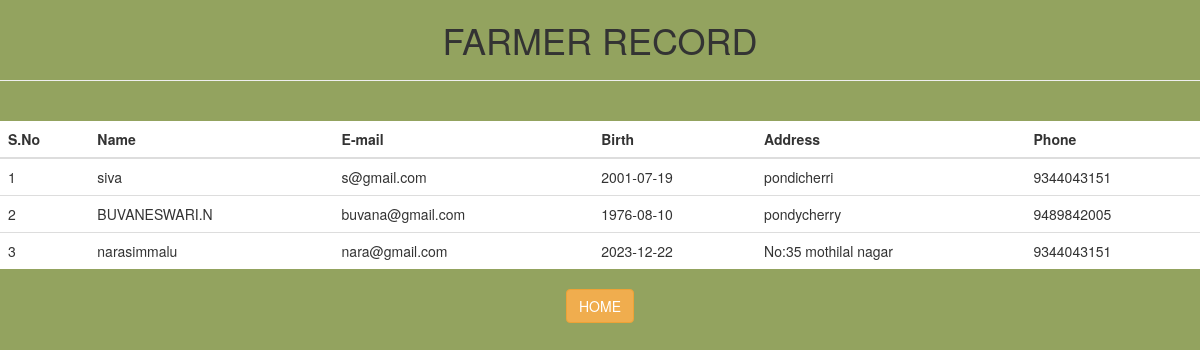
The app's page /v, older data.
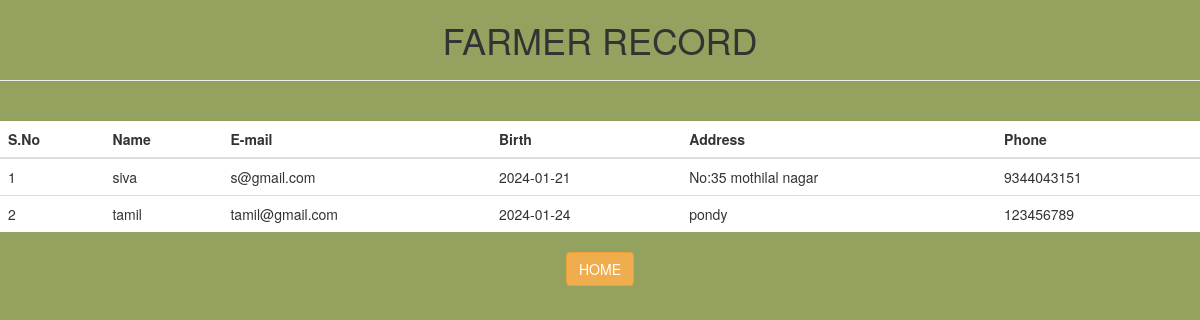
The same page, newer data.
### tables this page shows
CREATE TABLE customers (pid integer primary key,name text,
            email varchar(20),birth date,address text,phone integer);

### web.py (the view)
@app.route('/v')
def v():
    con=sqlite3.connect('data2.db')
    con.row_factory=sqlite3.Row
    cur=con.cursor()
    cur.execute("select  * from customers")
    data=cur.fetchall()
    con.close()
    return render_template('v.html',data=data)

### templates/v.html (shortened to what this page needs)
<!DOCTYPE html>
<html lang="en">
<head>
 <link rel="stylesheet" href="https://maxcdn.bootstrapcdn.com/bootstrap/3.4.1/css/bootstrap.min.css">
</head>
<body>
    <div class="main">
       <center> <h1>FARMER RECORD<hr></h1></center>
       <div align="center"class="table">
            <br>
        <table class="table table-border" >
        <thead>
            <tr>
                <th>S.No</th>
                <th>Name</th>
                <th>E-mail</th>
                <th>Birth</th>
                <th>Address</th>
                <th>Phone</th>
            </tr>
        </thead>
       <tbody>
        {% for res in data %}
        {%set i=loop.index %}
        <tr>
            <td>{{i}}</td>
            <td>{{res["name"]}}</td>
            <td>{{res["email"]}}</td>
            <td>{{res["birth"]}}</td>
            <td>{{res["address"]}}</td>
            <td>{{res["phone"]}}</td>
        </tr>
        {% endfor %}
       </tbody>
       </table>
       <div>
        <a href="{{url_for('main1')}}"class ="btn btn-warning pull right">HOME</a>
        </div>
    </div>
   </div>
</body>
</html>

Row changes from the older to the newer data that the page shows:
removed customers: pid "1", name "siva", email "s@gmail.com", birth "2001-07-19", address "pondicherri", phone "9344043151"
removed customers: i "2", name "BUVANESWARI.N", email "buvana@gmail.com", birth "1976-08-10", address "pondycherry", phone "9489842005"
removed customers: i "3", name "narasimmalu", email "nara@gmail.com", birth "2023-12-22", address "No:35 mothilal nagar", phone "9344043151"
added customers: i "1", name "siva", email "s@gmail.com", birth "2024-01-21", address "No:35 mothilal nagar", phone "9344043151"
added customers: i "2", name "tamil", email "tamil@gmail.com", birth "2024-01-24", address "pondy", phone "123456789"
